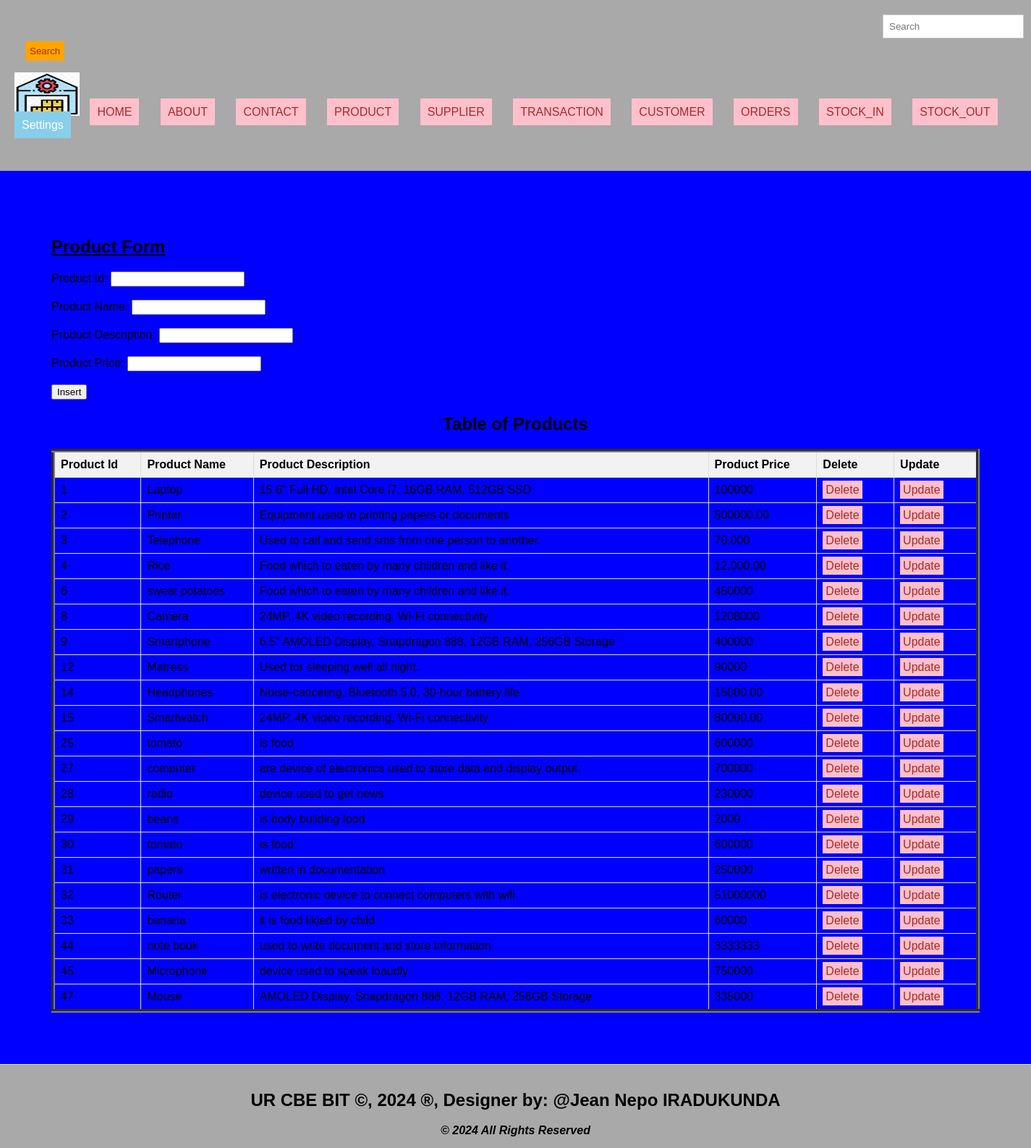
The page /product.php on the database its author committed.
### tables this page shows
CREATE TABLE `product` (
  `Product_Id` int(11) NOT NULL,
  `Product_Name` varchar(50) NOT NULL,
  `Product_Desciption` varchar(257) NOT NULL,
  `Product_Price` varchar(15) NOT NULL
);

### product.php (the view, shortened to what this page needs)
<!DOCTYPE html>
<html lang="en">
<head>
  <link rel="stylesheet" type="text/css" href="style.css" title="style 1" media="screen, tv, projection, handheld, print"/>
  </head>
  <header>
<body bgcolor="blue">
 <form class="d-flex" role="search" action="search.php" method="GET">
      <input class="form-control me-2" type="search" placeholder="Search" aria-label="Search" name="query">
      <button class="btn btn-outline-success" type="submit">Search</button>
    </form>
  <ul style="list-style-type: none; padding: 0;">
    <li style="display: inline; margin-right: 10px;">
    <img src="./Images/Logo.jpeg" width="90" height="60" alt="Logo">
  </li>
    <li style="display: inline; margin-right: 10px;"><a href="./home.html">HOME</a>
  </li>
    <li style="display: inline; margin-right: 10px;"><a href="./about.html">ABOUT</a>
  </li>
    <li style="display: inline; margin-right: 10px;"><a href="./contact.html">CONTACT</a>
  </li>
    <li style="display: inline; margin-right: 10px;"><a href="./product.php">PRODUCT</a>
  </li>
    <li style="display: inline; margin-right: 10px;"><a href="./supplier.php">SUPPLIER</a>
  </li>
    <li style="display: inline; margin-right: 10px;"><a href="./transaction.php">TRANSACTION</a>
  </li>
    <li style="display: inline; margin-right: 10px;"><a href="./customer.php">CUSTOMER</a>
  </li>
    <li style="display: inline; margin-right: 10px;"><a href="./order.php">ORDERS</a>
  </li>
    <li style="display: inline; margin-right: 10px;"><a href="./stockin.php">STOCK_IN</a>
  </li>
    <li style="display: inline; margin-right: 10px;"><a href="./stockout.php">STOCK_OUT</a>
  </li>
    <li class="dropdown" style="display: inline; margin-right: 10px;">
      <a href="#" style="padding: 10px; color: white; background-color: skyblue; text-decoration: none; margin-right: 15px;">Settings</a>
    </li><br><br>
  </ul>
</header>
<section>
    <h1><u> Product Form </u></h1>
    <form method="post" onsubmit="return confirmInsert();">
        <label for="pid">Product Id:</label>
        <input type="number" id="pid" name="pid"><br><br>
        <label for="pname">Product Name:</label>
        <input type="text" id="pname" name="pname" required><br><br>
        <label for="pdescription">Product Description:</label>
        <input type="text" id="pdescription" name="pdescription" required><br><br>
        <label for="pprice">Product Price:</label>
        <input type="number" id="pprice" name="pprice" required><br><br>
        <input type="submit" name="add" value="Insert">
      </form>
<!DOCTYPE html>
<html>
<head>
</head>
<body>
    <center><h2>Table of Products</h2></center>
    <table border="5">
        <tr>
            <th>Product Id</th>
            <th>Product Name</th>
            <th>Product Description</th>
            <th>Product Price</th>
            <th>Delete</th>
            <th>Update</th>
        </tr>
        <?php
       include('Database_Connection.php');
        $sql = "SELECT * FROM Product";
        $result = $connection->query($sql);
        if ($result->num_rows > 0) {
            while ($row = $result->fetch_assoc()) {
                $pid = $row['Product_Id'];
                echo "<tr>
                    <td>" . $row['Product_Id'] . "</td>
                    <td>" . $row['Product_Name'] . "</td>
                    <td>" . $row['Product_Desciption'] . "</td>
                    <td>" . $row['Product_Price'] . "</td>
                    <td><a style='padding:4px' href='delete_product.php?Product_Id=$pid'>Delete</a></td>
                    <td><a style='padding:4px' href='update_product.php?Product_Id=$pid'>Update</a></td>
                </tr>";
            }
        } else {
            echo "<tr><td colspan='6'>No data found</td></tr>";
        }
        ?>
    </table>
</body>
    </section>
<footer>
 <marquee behavior='alternate'>
<b><h2>UR CBE BIT &copy, 2024 &reg, Designer by: @Jean Nepo IRADUKUNDA</h2></b>
</marquee>
<center><b><i>&copy 2024 All Rights Reserved</i></b></center>
</footer>
</body>
</html>

### style.css (style rules this page uses)
body { font-family: Arial, sans-serif; margin: 0; padding: 0; }
.form-control { padding: 8px; margin-left: 4px; border: 1px solid #ccc; }
.btn { padding: 6px; background-color: orange; color: brown; border: none; }
.dropdown { position: relative; display: inline; margin-right: 10px; }
body { font-family: Arial,sans-serif; margin:0; padding:0; }
header { background-color:darkgray; padding: 20px; }
.dropdown { position: right; display:right; direction:rtl; }
section { padding:28px; border-bottom: 1px solid #ddd; }
footer { text-align: center; padding: 15px; background-color:darkgray; }

### product.php (style rules this page uses)
a { padding: 10px; color: white; background-color: pink; text-decoration: none; margin-right: 15px; }
a:link { color: brown; }
button.btn { margin-left: 15px; margin-top: 4px; }
input.form-control { margin-left: 1200px; padding: 8px; }
section { padding:71px; border-bottom: 1px solid #ddd; }
footer { text-align: center; padding: 15px; background-color:darkgray; }
table { width: 100%; border-collapse: collapse; }
th, td { border: 1px solid #ddd; padding: 8px; text-align: left; }
th { background-color: #f2f2f2; }

### rows shown on the page
product: Product_Id "1", Product_Name "Laptop", Product_Desciption "15.6\" Full HD, Intel Core i7, 16GB RAM, 512GB SSD", Product_Price "100000"
product: Product_Id "2", Product_Name "Printer", Product_Desciption "Equipment used to printing papers or documents", Product_Price "500000.00"
product: Product_Id "3", Product_Name "Telephone", Product_Desciption "Used to call and send sms from one person to another.", Product_Price "70,000"
product: Product_Id "4", Product_Name "Rice", Product_Desciption "Food which to eaten by many children and like it.", Product_Price "12,000.00"
product: Product_Id "6", Product_Name "sweat potatoes", Product_Desciption "Food which to eaten by many children and like it.", Product_Price "450000"
product: Product_Id "8", Product_Name "Camera", Product_Desciption "24MP, 4K video recording, Wi-Fi connectivity", Product_Price "1208000"
product: Product_Id "9", Product_Name "Smartphone", Product_Desciption "6.5\" AMOLED Display, Snapdragon 888, 12GB RAM, 256GB Storage", Product_Price "400000"
product: Product_Id "12", Product_Name "Matress", Product_Desciption "Used for sleeping well all night.", Product_Price "90000"
product: Product_Id "14", Product_Name "Headphones", Product_Desciption "Noise-canceling, Bluetooth 5.0, 30-hour battery life", Product_Price "15000.00"
product: Product_Id "15", Product_Name "Smartwatch", Product_Desciption "24MP, 4K video recording, Wi-Fi connectivity", Product_Price "80000.00"
product: Product_Id "25", Product_Name "tomato", Product_Desciption "is food", Product_Price "600000"
product: Product_Id "27", Product_Name "computer", Product_Desciption "are device of electronics used to store data and display output.", Product_Price "700000"
product: Product_Id "28", Product_Name "radio", Product_Desciption "device used to get news", Product_Price "230000"
product: Product_Id "29", Product_Name "beans", Product_Desciption "is body building food", Product_Price "2000"
product: Product_Id "30", Product_Name "tomato", Product_Desciption "is food", Product_Price "600000"
product: Product_Id "31", Product_Name "papers", Product_Desciption "written in documentation", Product_Price "250000"
product: Product_Id "32", Product_Name "Router", Product_Desciption "is electronic device to connect computers with wifi", Product_Price "51000000"
product: Product_Id "33", Product_Name "banana", Product_Desciption "it is food likjed by child", Product_Price "60000"
product: Product_Id "44", Product_Name "note book", Product_Desciption "used to write document and store information", Product_Price "3333333"
product: Product_Id "45", Product_Name "Microphone", Product_Desciption "device used to speak loaudly", Product_Price "750000"
product: Product_Id "47", Product_Name "Mouse", Product_Desciption "AMOLED Display, Snapdragon 888, 12GB RAM, 256GB Storage", Product_Price "335000"
